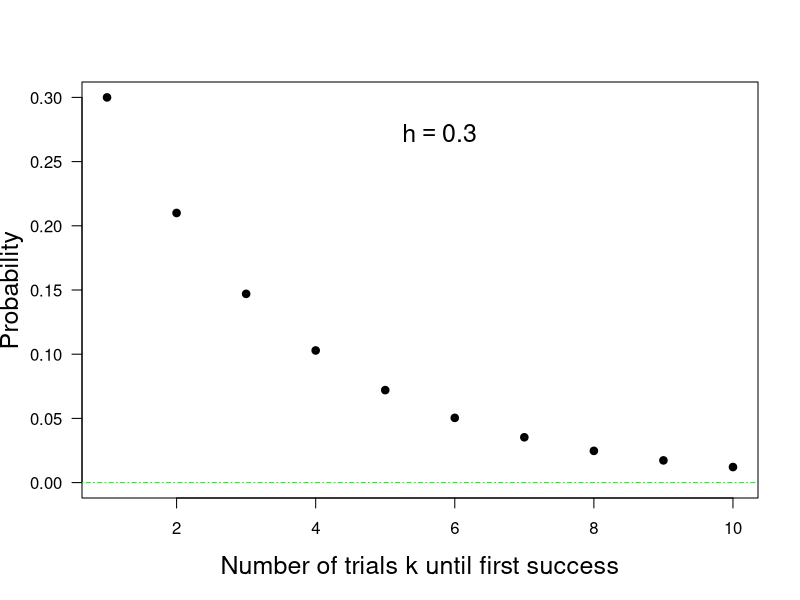

Recreate this plot in R.
print('file: B2-PDsPDFsGeometricPDexample.R')
# geometric PD
h = 0.3        # probability of success in single trial
k = seq(1,10)  # number of trials until first success
pgeo = dgeom(k-1,h)
# dgeom(x, prob, log = FALSE)
# x  vector of quantiles representing the number of failures in a sequence 
#    of Bernoulli trials before success occurs.
# Remark: number of failures before success = k-1 where 
#         k = number of trials until first success
# png('GeometricPD170214.png',width=16,height=16,units='cm',res=300)
plot(k,pgeo,type='p',lwd=4,col='black',xlab='Number of trials k until first success',
     ylab='Probability',las=1,cex=0.6,ylim=c(0,max(pgeo)),cex.lab=1.5)
abline(h=0,col='green',lty=4)
text(5,0.27,bquote(~h == .(h)),col='black',cex=1.5,pos=4)
# dev.off()